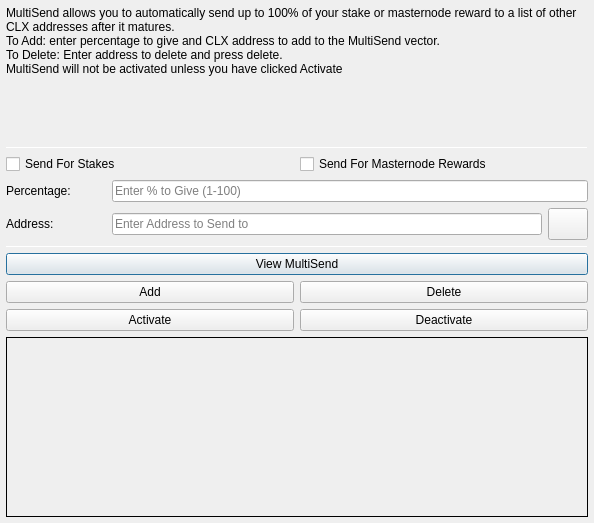
<?xml version="1.0" encoding="UTF-8"?>
<ui version="4.0">
 <class>MultiSendDialog</class>
 <widget class="QDialog" name="MultiSendDialog">
  <property name="windowModality">
   <enum>Qt::NonModal</enum>
  </property>
  <property name="geometry">
   <rect>
    <x>0</x>
    <y>0</y>
    <width>594</width>
    <height>523</height>
   </rect>
  </property>
  <property name="windowTitle">
   <string>MultiSend</string>
  </property>
  <layout class="QVBoxLayout" name="verticalLayout" stretch="0">
   <property name="leftMargin">
    <number>6</number>
   </property>
   <property name="topMargin">
    <number>6</number>
   </property>
   <property name="rightMargin">
    <number>6</number>
   </property>
   <property name="bottomMargin">
    <number>6</number>
   </property>
   <item>
    <layout class="QVBoxLayout" name="verticalLayout_Main" stretch="1,1,1,1,1,1">
     <item>
      <widget class="QLabel" name="label_2">
       <property name="lineWidth">
        <number>1</number>
       </property>
       <property name="text">
        <string>MultiSend allows you to automatically send up to 100% of your stake or masternode reward to a list of other CLX addresses after it matures.
To Add: enter percentage to give and CLX address to add to the MultiSend vector.
To Delete: Enter address to delete and press delete.
MultiSend will not be activated unless you have clicked Activate</string>
       </property>
       <property name="alignment">
        <set>Qt::AlignLeading|Qt::AlignLeft|Qt::AlignTop</set>
       </property>
       <property name="wordWrap">
        <bool>true</bool>
       </property>
      </widget>
     </item>
     <item>
      <widget class="Line" name="line">
       <property name="minimumSize">
        <size>
         <width>0</width>
         <height>1</height>
        </size>
       </property>
       <property name="maximumSize">
        <size>
         <width>16777215</width>
         <height>1</height>
        </size>
       </property>
       <property name="orientation">
        <enum>Qt::Horizontal</enum>
       </property>
      </widget>
     </item>
     <item>
      <layout class="QVBoxLayout" name="verticalLayout_Settings">
       <item>
        <layout class="QHBoxLayout" name="horizontalLayout">
         <item>
          <widget class="QCheckBox" name="multiSendStakeCheckBox">
           <property name="text">
            <string>Send For Stakes</string>
           </property>
          </widget>
         </item>
         <item>
          <widget class="QCheckBox" name="multiSendMasternodeCheckBox">
           <property name="text">
            <string>Send For Masternode Rewards</string>
           </property>
          </widget>
         </item>
        </layout>
       </item>
       <item>
        <layout class="QHBoxLayout" name="horizontalLayout_6">
         <item>
          <widget class="QLabel" name="label">
           <property name="minimumSize">
            <size>
             <width>100</width>
             <height>0</height>
            </size>
           </property>
           <property name="toolTip">
            <string>Percentage of stake to send</string>
           </property>
           <property name="text">
            <string>Percentage:</string>
           </property>
          </widget>
         </item>
         <item>
          <widget class="QLineEdit" name="multiSendPercentEdit">
           <property name="toolTip">
            <string>Enter whole numbers 1 - 100</string>
           </property>
           <property name="placeholderText">
            <string>Enter % to Give (1-100)</string>
           </property>
          </widget>
         </item>
        </layout>
       </item>
       <item>
        <layout class="QHBoxLayout" name="horizontalLayout_7">
         <item>
          <widget class="QLabel" name="label_5">
           <property name="minimumSize">
            <size>
             <width>100</width>
             <height>0</height>
            </size>
           </property>
           <property name="toolTip">
            <string>Address to send portion of stake to</string>
           </property>
           <property name="text">
            <string>Address:</string>
           </property>
          </widget>
         </item>
         <item>
          <widget class="QLineEdit" name="multiSendAddressEdit">
           <property name="toolTip">
            <string/>
           </property>
           <property name="placeholderText">
            <string>Enter Address to Send to</string>
           </property>
          </widget>
         </item>
         <item>
          <widget class="QPushButton" name="addressBookButton">
           <property name="maximumSize">
            <size>
             <width>16777215</width>
             <height>32</height>
            </size>
           </property>
           <property name="toolTip">
            <string>Choose an address from the address book</string>
           </property>
           <property name="text">
            <string/>
           </property>
           <property name="icon">
            <iconset resource="../coinclix.qrc">
             <normaloff>:/icons/address-book</normaloff>:/icons/address-book</iconset>
           </property>
           <property name="shortcut">
            <string>Alt+A</string>
           </property>
           <property name="autoDefault">
            <bool>false</bool>
           </property>
          </widget>
         </item>
        </layout>
       </item>
      </layout>
     </item>
     <item>
      <widget class="Line" name="line_2">
       <property name="minimumSize">
        <size>
         <width>0</width>
         <height>1</height>
        </size>
       </property>
       <property name="maximumSize">
        <size>
         <width>16777215</width>
         <height>1</height>
        </size>
       </property>
       <property name="orientation">
        <enum>Qt::Horizontal</enum>
       </property>
      </widget>
     </item>
     <item>
      <layout class="QVBoxLayout" name="verticalLayout_Buttons">
       <item>
        <layout class="QHBoxLayout" name="horizontalLayout_4">
         <item>
          <widget class="QPushButton" name="viewButton">
           <property name="toolTip">
            <string/>
           </property>
           <property name="statusTip">
            <string>View MultiSend Vector</string>
           </property>
           <property name="text">
            <string>View MultiSend</string>
           </property>
          </widget>
         </item>
        </layout>
       </item>
       <item>
        <layout class="QHBoxLayout" name="horizontalLayout_2">
         <item>
          <widget class="QPushButton" name="addButton">
           <property name="toolTip">
            <string/>
           </property>
           <property name="statusTip">
            <string>Add to MultiSend Vector</string>
           </property>
           <property name="text">
            <string>Add</string>
           </property>
          </widget>
         </item>
         <item>
          <widget class="QPushButton" name="deleteButton">
           <property name="toolTip">
            <string/>
           </property>
           <property name="statusTip">
            <string>Delete Address From MultiSend Vector</string>
           </property>
           <property name="text">
            <string>Delete</string>
           </property>
          </widget>
         </item>
        </layout>
       </item>
       <item>
        <layout class="QHBoxLayout" name="horizontalLayout_5">
         <item>
          <widget class="QPushButton" name="activateButton">
           <property name="statusTip">
            <string>Activate MultiSend</string>
           </property>
           <property name="text">
            <string>Activate</string>
           </property>
          </widget>
         </item>
         <item>
          <widget class="QPushButton" name="disableButton">
           <property name="statusTip">
            <string>Deactivate MultiSend</string>
           </property>
           <property name="text">
            <string>Deactivate</string>
           </property>
          </widget>
         </item>
        </layout>
       </item>
      </layout>
     </item>
     <item>
      <widget class="QLabel" name="message">
       <property name="minimumSize">
        <size>
         <width>0</width>
         <height>180</height>
        </size>
       </property>
       <property name="frameShape">
        <enum>QFrame::Panel</enum>
       </property>
       <property name="frameShadow">
        <enum>QFrame::Plain</enum>
       </property>
       <property name="lineWidth">
        <number>1</number>
       </property>
       <property name="midLineWidth">
        <number>1</number>
       </property>
       <property name="text">
        <string/>
       </property>
       <property name="alignment">
        <set>Qt::AlignLeading|Qt::AlignLeft|Qt::AlignTop</set>
       </property>
       <property name="wordWrap">
        <bool>true</bool>
       </property>
      </widget>
     </item>
    </layout>
   </item>
  </layout>
 </widget>
 <resources>
  <include location="../coinclix.qrc"/>
 </resources>
 <connections/>
</ui>
